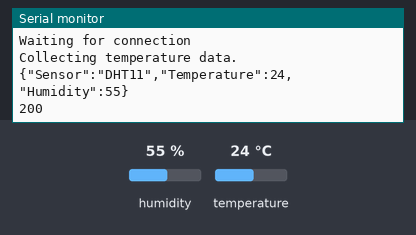
The sketch below on a simulated ESP8266 (NodeMCU). On the bench: the last lines printed to the serial monitor. Inputs (shaded band) come from the test bench; at power-on: humidity 55 %, temperature 24 °C. WiFi joins after 1.5 s; servers stay silent unless stated; uploads are accepted with an empty reply.

Above: at 2.7 s.
2.8 s: humidity set to 22 %
At 2.88 s:
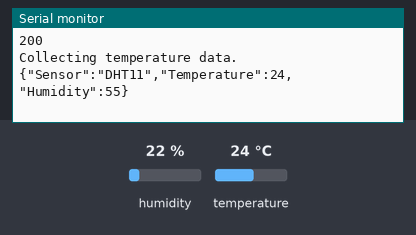
6.0 s: temperature set to 12 °C
At 7.4 s:
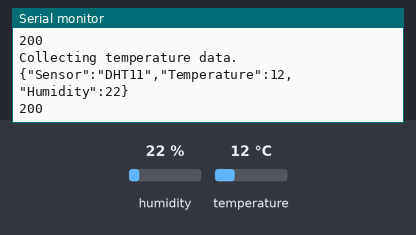
9.2 s: humidity set to 40 %
At 11.9 s:
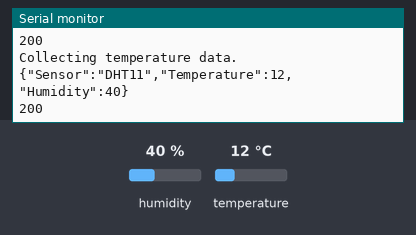
Timing chart, 0 to 13.4 s (numbered marks = the images above; inputs shaded):
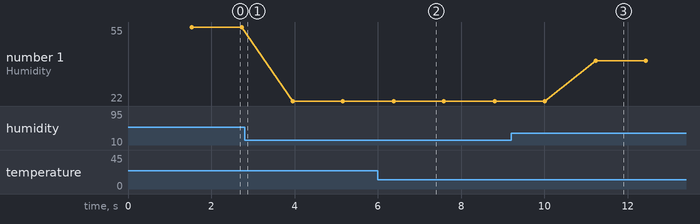

Measured:
- after the input at 6.0 s, the serial monitor: prints a new line after 0.38 s (image 2)
- after the input at 9.2 s, the serial monitor: prints a new line after 2.0 s (image 3)
- plotted number 1: 55 → 22 after the input at 2.8 s, 22 → 40 after the input at 9.2 s

The sketch:

TBhttppostDHT.ino
```cpp
#include <ESP8266HTTPClient.h>
#include <ESP8266WiFi.h>
#include <ArduinoJson.h>
#include "DHT.h"
#define DHTPIN 5                         //Pin D1
#define DHTTYPE DHT11
DHT dht(DHTPIN, DHTTYPE);

void setup() {

  Serial.begin(115200);                                  //Serial connection
  WiFi.begin("ssid", "password");   //WiFi connection

  while (WiFi.status() != WL_CONNECTED) {  //Wait for the WiFI connection completion

    delay(500);
    Serial.println("Waiting for connection");

  }

}

void loop() {

  if (WiFi.status() == WL_CONNECTED) { //Check WiFi connection status
    Serial.println("Collecting temperature data.");
    float h = dht.readHumidity();                       // Reading humidity

    float t = dht.readTemperature();
    /////*      Prepare a JSON payload string using Arduino JSON   *////////

    StaticJsonBuffer<300> JSONbuffer;
    JsonObject& JSONencoder = JSONbuffer.createObject();
    JSONencoder["Sensor"] = "DHT11";
    JSONencoder["Temperature"] = t;
    JSONencoder["Humidity"] = h;
    char JSONmessageBuffer[100];
    JSONencoder.printTo(JSONmessageBuffer, sizeof(JSONmessageBuffer));
    Serial.println(JSONmessageBuffer);
    /////--------------------------------------------------------------/////
    HTTPClient http;    //Declare object of class HTTPClient

    http.begin("http://demo.thingsboard.io/api/v1/1JJDUSf4iWah5nlKt7GI/telemetry");      //Specify request destination
    http.addHeader("Content-Type", "application/json");  //Specify content-type header

    int httpCode = http.POST(JSONmessageBuffer);   //Send the request
    String payload1 = http.getString();    //Get the response payload

    Serial.println(httpCode);   //Print HTTP return code
    Serial.println(payload1);    //Print request response payload

    http.end();  //Close connection

  } else {

    Serial.println("Error in WiFi connection");

  }

  delay(1000);  //Send a request every 30 seconds

}
```
